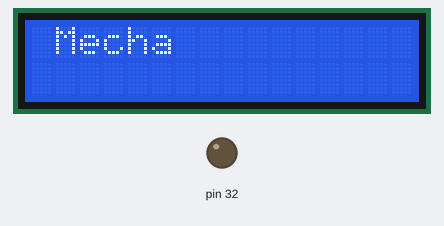
Simulated run of this sketch. Board: Arduino Mega 2560, built with avr-gcc and run on an emulated ATmega2560. Parts: 16×2 character LCD, output pins drawn as LEDs (lit = HIGH).

Above: at 0.1 s.
At 1.1 s:
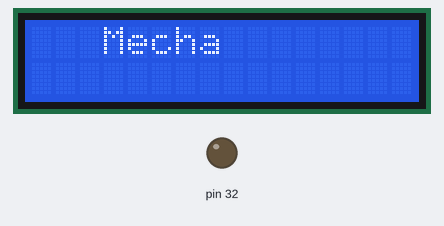
At 2.6 s:
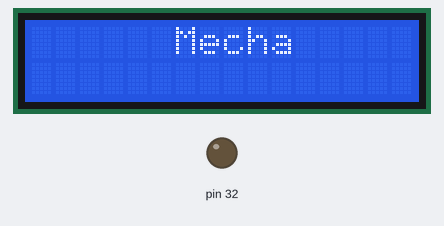
At 5.6 s:
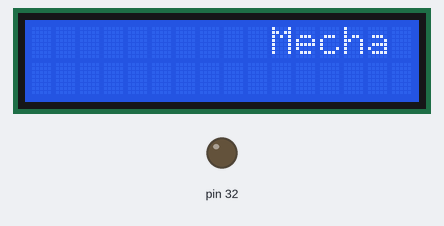
At 8.6 s:
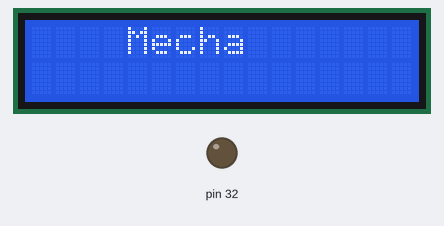
At 11.6 s:
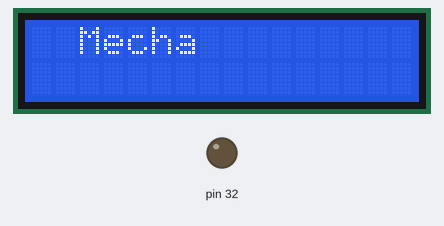

The sketch:

B_Question.ino
```cpp
#include <LiquidCrystal.h>

LiquidCrystal lcd(22,23,24,25,26,27);

void setup() {
  lcd.begin(16,2);
  pinMode(32,HIGH);
}

void loop() {
 lcd.setCursor(0,0);
 lcd.print("Mecha");
 for(int j=0; j<3; j++){
  for(int i = 0; i < 11; i++){
  lcd.scrollDisplayRight();
  delay(500);
   if(digitalRead(32)==HIGH){
    while(1){
    lcd.clear();
    lcd.setCursor(0,2);
    lcd.print(millis()/1000);
    }
  }
  }
   for(int i = 0; i < 11; i++){
  lcd.scrollDisplayLeft();
  delay(500);
   if(digitalRead(32)==HIGH){
    while(1){
    lcd.clear();
    lcd.setCursor(0,2);
    lcd.print(millis()/1000);
    }
  }
  }

 }
}
```

Measured:
- by itself, everything shown: repeats every 11.0 s, in 22 steps
- what the display in image 1 shows lasts 0.5 s, from 1.1 s to 1.6 s
